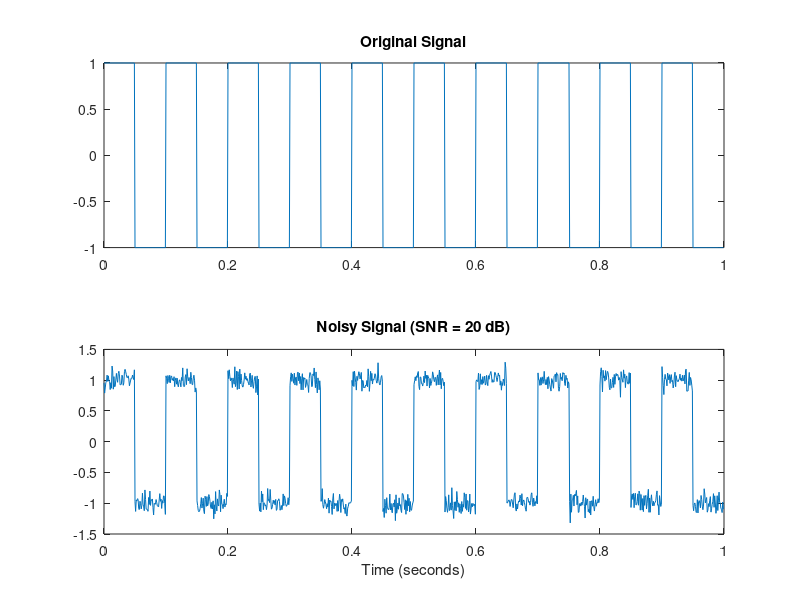

Reproduce this figure in MATLAB.
% Squarewave
clc;
clear all;
close all;

% Parameters
Fs = 1000;          % Sampling frequency (Hz)
T = 1;              % Signal duration in seconds
t = 0:1/Fs:T-1/Fs;  % Time vector
%t1 = 0:1/Fs:T;  % Time vector

% Signal generation (example: sinusoidal signal)
f_signal = 10;      % Frequency of the sinusoidal signal (Hz)
A_signal = 1;       % Amplitude of the sinusoidal signal
signal = A_signal * square(2*pi*f_signal*t);

% Noise generation
SNR_dB = 20;        % Signal-to-noise ratio in decibels
noise_power = var(signal) / (10^(SNR_dB/10));  % Calculate noise power
noise = sqrt(noise_power) * randn(size(t));     % Generate AWGN

% Add noise to the signal
noisy_signal = signal + noise;

% Plot the original signal and the noisy signal
figure;
subplot(2,1,1);
plot(t, signal);
title('Original Signal');

subplot(2,1,2);
plot(t, noisy_signal);
title(['Noisy Signal (SNR = ' num2str(SNR_dB) ' dB)']);
xlabel('Time (seconds)');
